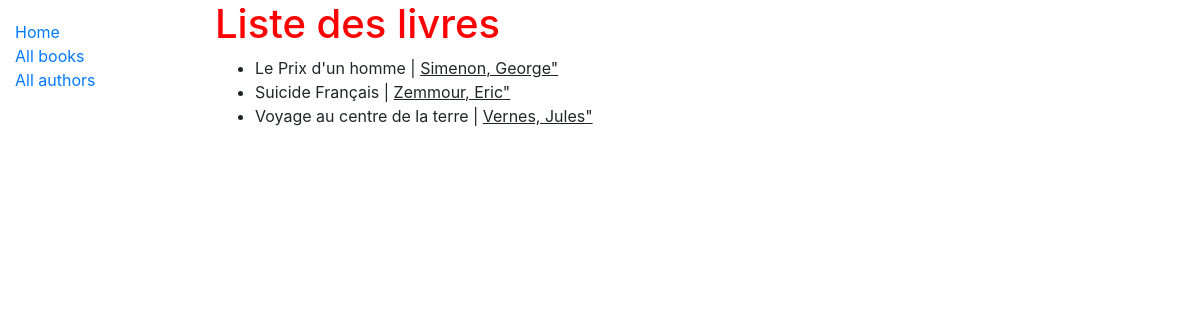
/catalog/books/, run on the app's committed database.
### catalog/models.py (models this page shows, shortened)
class Book(models.Model):
    title = models.CharField(max_length=200)
    author = models.ForeignKey('Author', on_delete=models.SET_NULL, null=True)
    summary = models.TextField(max_length=1000, help_text="Enter a brief description of the book")
    isbn = models.CharField('ISBN', max_length=13,
                            unique=True,
                            help_text='13 Character <a href="https://www.isbn-international.org/content/what-isbn'
                                      '">ISBN number</a>')
    genre = models.ManyToManyField(Genre, help_text="Select a genre for this book")
    language = models.ForeignKey('Language', on_delete=models.SET_NULL, null=True)
    class Meta:
        ordering = ['title', 'author']
    def display_genre(self):
        """Creates a string for the Genre. This is required to display genre in Admin."""
        return ', '.join([genre.name for genre in self.genre.all()[:3]])
    display_genre.short_description = 'Genre'
    def get_absolute_url(self):
        return reverse('book-detail', args=[str(self.id)])

class Author(models.Model):
    first_name = models.CharField(max_length=100)
    last_name = models.CharField(max_length=100)
    date_of_birth = models.DateField(null=True, blank=True)
    date_of_death = models.DateField('died', null=True, blank=True)
    class Meta:
        ordering = ['last_name', 'first_name']
    def get_absolute_url(self):
        return reverse('author-detail', args=[str(self.id)])
    def __str__(self):
        return '{0}, {1}'.format(self.last_name, self.first_name)

### catalog/views.py (the view)
# urls.py: path('books/', views.BookListView.as_view(), name='books'),
class BookListView(generic.ListView):
    model = Book
    paginate_by = 10

### catalog/templates/catalog/book_list.html
{% extends "base_generic.html" %}
{% block content %}
    <h1>Liste des livres</h1>
    {% if book_list %}
        <ul>
            {% for book in book_list %}
                <li>
                    <a href="{{ book.get_absolute_url }}"></a> {{ book.title }} |
                    <u><a href="{{ book.author.get_absolute_url }}" {{ book.author }}></a> {{ book.author }}"</u>
                </li>
            {% endfor %}
        </ul>
    {% else %}
        <p>Pas de livre dans la librairie</p>
    {% endif %}
{% endblock %}

### catalog/static/style.css (style rules this page uses)
h1 { color: red; }

### data on the page
Book: title "Le Prix d'un homme", author "Simenon, George"
Book: title "Suicide Français", author "Zemmour, Eric"
Book: title "Voyage au centre de la terre", author "Vernes, Jules"
